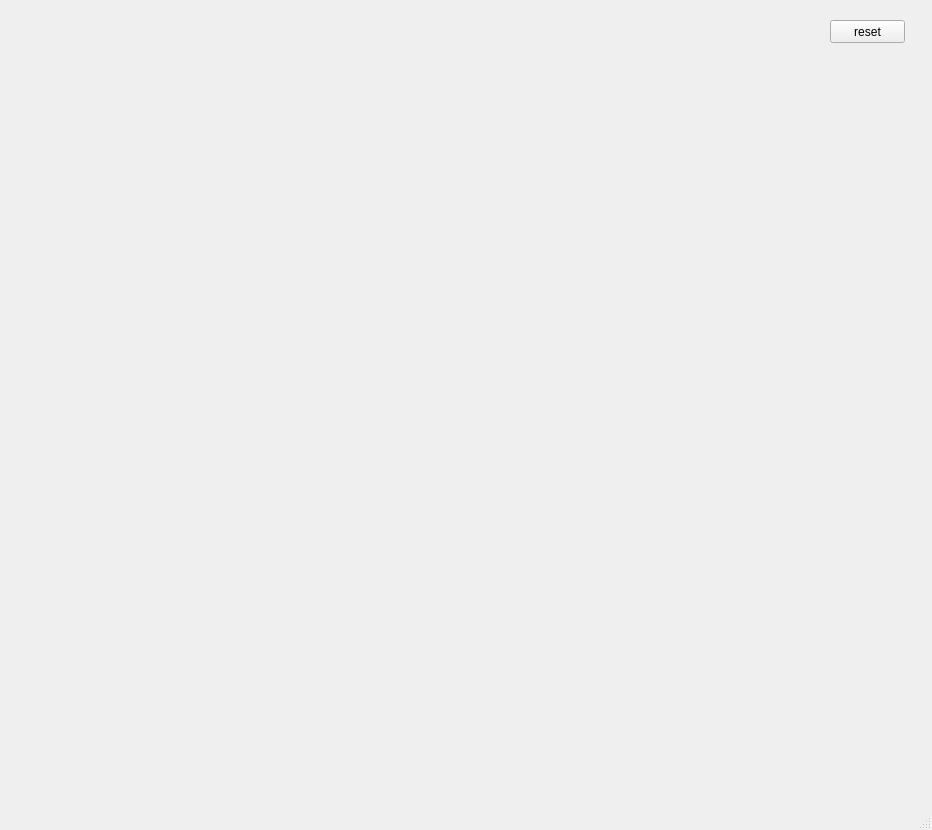
<?xml version="1.0" encoding="UTF-8"?>
<ui version="4.0">
 <class>MainWindow</class>
 <widget class="QMainWindow" name="MainWindow">
  <property name="geometry">
   <rect>
    <x>0</x>
    <y>0</y>
    <width>932</width>
    <height>830</height>
   </rect>
  </property>
  <property name="windowTitle">
   <string>MainWindow</string>
  </property>
  <widget class="QWidget" name="centralwidget">
   <widget class="QPushButton" name="pbreset">
    <property name="geometry">
     <rect>
      <x>830</x>
      <y>20</y>
      <width>75</width>
      <height>23</height>
     </rect>
    </property>
    <property name="text">
     <string>reset</string>
    </property>
   </widget>
  </widget>
  <widget class="QMenuBar" name="menubar">
   <property name="geometry">
    <rect>
     <x>0</x>
     <y>0</y>
     <width>932</width>
     <height>21</height>
    </rect>
   </property>
  </widget>
  <widget class="QStatusBar" name="statusbar"/>
 </widget>
 <resources/>
 <connections/>
</ui>
